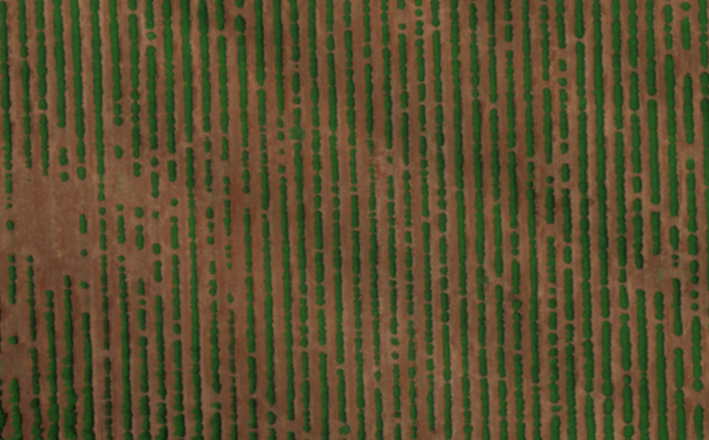
#> input picture sourceimages/rowtest.png, 709 x 440 px, found by its file name
$ python v011.py
#> lines starting #> are read from the running program, lines starting #| are printed output that depends on the picture
### versions/linedrawer.py
#to draw lines on a processed image
import math
import cv2 as cv

draw_colour = (0,0,255) # bgr in opencv
central_colour = (255,0,0) # central point colour
line_thickness = 2

version_name = "Linedrawer"

def drawlines(image, line_list):
    #draws the lines onto the (presumibly) processed image
    if line_list is not None:
        for i in range(0, len(line_list)):
            rho = line_list[i][0][0]
            theta = line_list[i][0][1]
            a = math.cos(theta)
            b = math.sin(theta)
            x0 = a * rho
            y0 = b * rho
            pt1 = (int(x0 + 1000*(-b)), int(y0 + 1000*(a))) #(x1,y1)
            pt2 = (int(x0 - 1000*(-b)), int(y0 - 1000*(a))) #(x2,y2)
            cv.line(image, pt1, pt2, draw_colour, line_thickness, cv.LINE_AA)

    #cv.imshow("Detected Lines (in red) - Standard Hough Line Transform", image)
    return image

def drawlinesp(image, probabilistic_line_list):
    #draws the lines of the probabilistic lines onto the processed image
    #data appears to be given by open cv mirrored and with respect to the horizontal (0)
    #or not mirrored and with respect to the -horizontal (180)
    if probabilistic_line_list is not None:
        for i in range(0, len(probabilistic_line_list)):
            l = probabilistic_line_list[i][0]
            cv.line(image, (l[0], l[1]), (l[2], l[3]), draw_colour, line_thickness, cv.LINE_AA)

    #cv.imshow("Detected Lines (in red) - Probabilistic Line Transform", image)
    return image

# [5 lines left out: function drawlinesCentre, not called in this run]


def importtest():
    return version_name

def main():
    print("Running", version_name)

# [2 lines that do not run on import are left out]

### versions/v011/v011.py
import cv2 as cv
import numpy as np
import sys
sys.path.append('./')

#gets drawlines() and drawlinesp()
from versions.linedrawer import drawlines, drawlinesp

#required installs:
#pip install opencv-python


version_name = "v011"

default_file = 'sourceimages/rowtest.png' #tested with julians images

#can feed in your own parameter_list, or for later to use a ML algorithm
default_canny_list = [40, 130, None, 3]
default_hough_list = [1, np.pi / 180, 150, None, 0, 0]
default_houghp_list = [1, np.pi / 180, 50, None, 50, 10]
default_parameter_list = []

default_parameter_list.append(default_canny_list)
default_parameter_list.append(default_hough_list)
default_parameter_list.append(default_houghp_list)

def run(src_image, parameter_list):
    # Loads an image
#> called with src_image = 'sourceimages/rowtest.png'
    src = cv.imread(cv.samples.findFile(src_image), cv.IMREAD_GRAYSCALE)
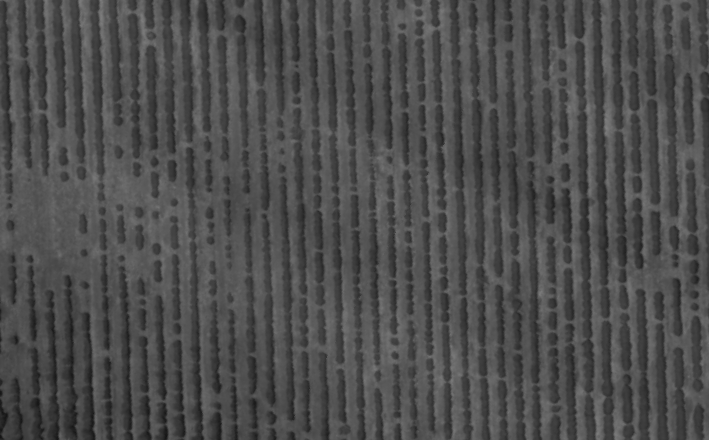
#> src: shape (440, 709); min 20, max 128, mean 77

    #output canny (not good)
    #easy placeholder until morphological pruning
    cannysrc = cv.Canny(src, #input image
    parameter_list[0][0], #threshold 1 (min)
    parameter_list[0][1], #threshold 2 (max)
    parameter_list[0][2], #output edges (none since we dont really care)
    parameter_list[0][3]) #appeture size
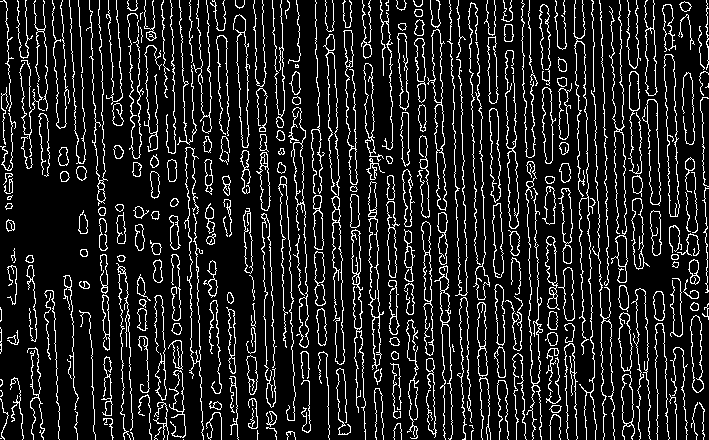
#> cannysrc: shape (440, 709); 12.7% white in thin lines or dots

    # Copy edges to the images that will display the results in BGR
    colourcannysrc = cv.cvtColor(cannysrc, cv.COLOR_GRAY2BGR)
#> colourcannysrc: shape (440, 709, 3); 12.7% white in thin lines or dots

    #copys to draw lines on
    srchough = np.copy(colourcannysrc)
    srchoughp = np.copy(colourcannysrc)

    #draw lines on image - non probabalistic
    lines = cv.HoughLines(cannysrc, #input image
    parameter_list[1][0], #rho
    parameter_list[1][1], #theta (in radians)
    parameter_list[1][2], #threshold
    parameter_list[1][3], #output edges (none since lines variable instead)
    parameter_list[1][4], #snr = dont use (leave 0 unless advanced)
    parameter_list[1][5]) #stn = dont use
#> lines = 64 rows, first 8: [-652, 3.11], [-449, 3.11], [-430, 3.11], [-314, 3.11], [-261, 3.11], [-343, 3.11], [-437, 3.11], [-350, 3.11]
    drawlines(srchough,lines)
#> the loop in drawlines, `for i in range(0, len(line_list)):` made 64 passes
#> (rho, theta, a, b, x0, y0, pt1, pt2) on passes 1 to 10: (-652, 3.11, -0.999, 0.0349, 651.6, -22.75, (616, -1022), (686, 976)), (-449, 3.11, -0.999, 0.0349, 448.7, -15.67, (413, -1015), (483, 983)), (-430, 3.11, -0.999, 0.0349, 429.7, -15.01, (394, -1014), (464, 984)), (-314, 3.11, -0.999, 0.0349, 313.8, -10.96, (278, -1010), (348, 988)), (-261, 3.11, -0.999, 0.0349, 260.8, -9.11, (225, -1008), (295, 990)), (-343, 3.11, -0.999, 0.0349, 342.8, -11.97, (307, -1011), (377, 987)), (-437, 3.11, -0.999, 0.0349, 436.7, -15.25, (401, -1014), (471, 984)), (-350, 3.11, -0.999, 0.0349, 349.8, -12.21, (314, -1011), (384, 987)), (-670, 3.11, -0.999, 0.0349, 669.6, -23.38, (634, -1022), (704, 976)), (-485, 3.11, -0.999, 0.0349, 484.7, -16.93, (449, -1016), (519, 982))
#> after the loop in drawlines, `for i in range(0, len(line_list)):`:
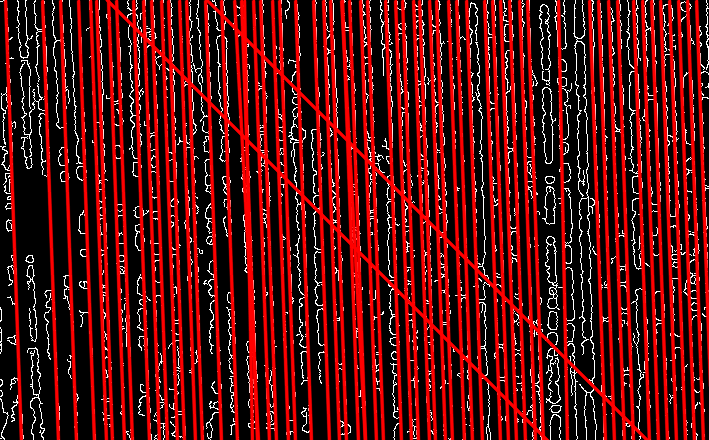
#> image: shape (440, 709, 3); mean B, G, R 14.9, 14.9, 90.6

    #draw lines on image - probabalistic
    linesP = cv.HoughLinesP(cannysrc, #input image
    parameter_list[2][0], #rho
    parameter_list[2][1], #theta (in radians)
    parameter_list[2][2], #threshold
    parameter_list[2][3], #output edges (none since lines variable instead)
    parameter_list[2][4], #min thres
    parameter_list[2][5]) #max thres
#> linesP = 268 rows, first 6: [662, 292, 667, 431], [110, 35, 113, 123], [460, 308, 464, 439], [340, 272, 344, 380], [264, 67, 266, 122], [351, 220, 357, 407]
    drawlinesp(srchoughp,linesP)
#> the loop in drawlinesp, `for i in range(0, len(probabilistic_line_list)):` made 268 passes
#> after the loop in drawlinesp, `for i in range(0, len(probabilistic_line_list)):`:
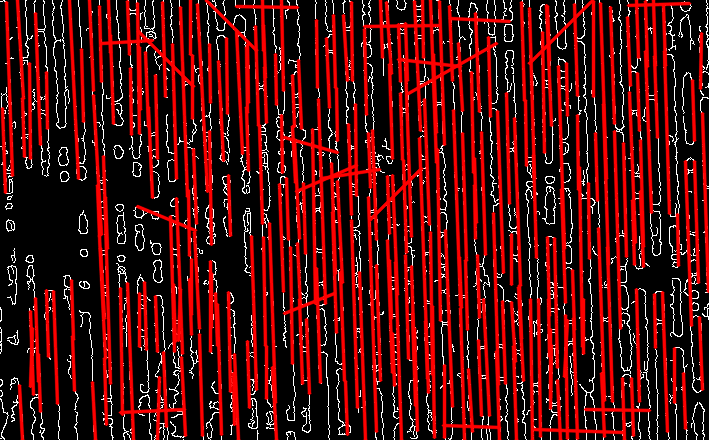
#> image: shape (440, 709, 3); mean B, G, R 13, 13, 78.2

    #view the original image used
    cv.imshow("Source", src)

    cv.waitKey()
    return 0

def importtest():
    return version_name

def main():
    print("Running Directly")
    run(default_file, default_parameter_list)

if __name__ == "__main__":
    main()
